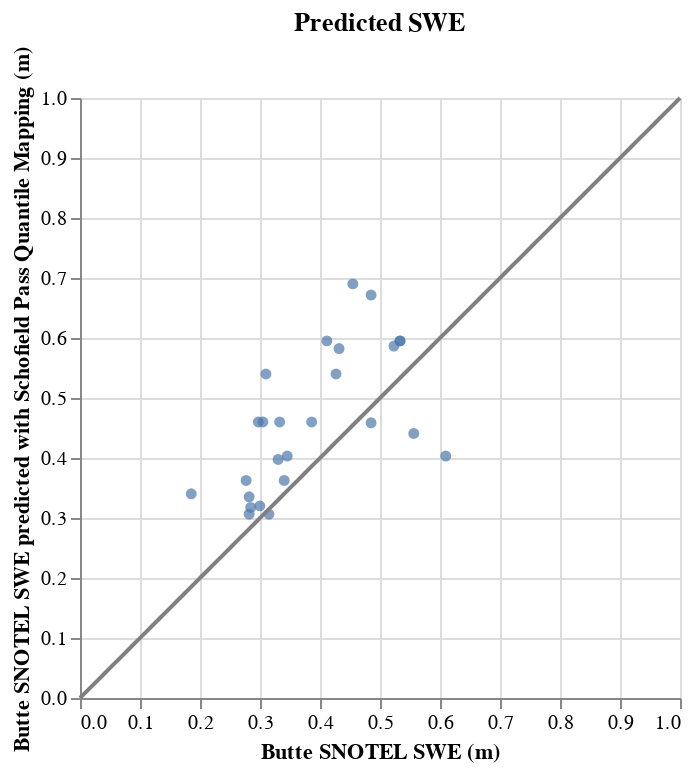

The notebook cell this image was saved under:
### Code cell
data2 = {'x': np.linspace(0,1,100),
        'y': np.linspace(0,1,100)}
df_lin2 = pd.DataFrame(data2)
    
line2 = alt.Chart(df_lin2).mark_line().encode(
    alt.X('x:Q'),
    alt.Y('y:Q'),
    color=alt.value("#808080")
)

station_predict = alt.Chart(site1_compare).mark_circle().encode(
        x = alt.X('station_swe').title('Butte SNOTEL SWE (m)'), #.axis(values=[-5,-4,-3,-2,-1,0,1,2,3,4,5]),
        y = alt.Y('pred_quant').title('Butte SNOTEL SWE predicted with Schofield Pass Quantile Mapping (m)') #.axis(values=[-5,-4,-3,-2,-1,0,1,2,3,4,5]).scale(domain=[-5,5]).scale(domain=[0,2500]),
    ).properties(title='Predicted SWE')

combined = (station_predict + line2)

combined

### Figure 1 — Vega specification as saved in the notebook (floating-point values rounded to 4 significant figures)
{"$schema": "https://vega.github.io/schema/vega/v5.json", "data": [{"name": "source_1", "values": [{"x": 0.0, "y": 0.0}, {"x": 0.0101, "y": 0.0101}, {"x": 0.0202, "y": 0.0202}, {"x": 0.0303, "y": 0.0303}, {"x": 0.0404, "y": 0.0404}, {"x": 0.05051, "y": 0.05051}, {"x": 0.06061, "y": 0.06061}, {"x": 0.07071, "y": 0.07071}, {"x": 0.08081, "y": 0.08081}, {"x": 0.09091, "y": 0.09091}, {"x": 0.101, "y": 0.101}, {"x": 0.1111, "y": 0.1111}, {"x": 0.1212, "y": 0.1212}, {"x": 0.1313, "y": 0.1313}, {"x": 0.1414, "y": 0.1414}, {"x": 0.1515, "y": 0.1515}, {"x": 0.1616, "y": 0.1616}, {"x": 0.1717, "y": 0.1717}, {"x": 0.1818, "y": 0.1818}, {"x": 0.1919, "y": 0.1919}, {"x": 0.202, "y": 0.202}, {"x": 0.2121, "y": 0.2121}, {"x": 0.2222, "y": 0.2222}, {"x": 0.2323, "y": 0.2323}, {"x": 0.2424, "y": 0.2424}, {"x": 0.2525, "y": 0.2525}, {"x": 0.2626, "y": 0.2626}, {"x": 0.2727, "y": 0.2727}, {"x": 0.2828, "y": 0.2828}, {"x": 0.2929, "y": 0.2929}, {"x": 0.303, "y": 0.303}, {"x": 0.3131, "y": 0.3131}, {"x": 0.3232, "y": 0.3232}, {"x": 0.3333, "y": 0.3333}, {"x": 0.3434, "y": 0.3434}, {"x": 0.3535, "y": 0.3535}, {"x": 0.3636, "y": 0.3636}, {"x": 0.3737, "y": 0.3737}, {"x": 0.3838, "y": 0.3838}, {"x": 0.3939, "y": 0.3939}, {"x": 0.404, "y": 0.404}, {"x": 0.4141, "y": 0.4141}, {"x": 0.4242, "y": 0.4242}, {"x": 0.4343, "y": 0.4343}, {"x": 0.4444, "y": 0.4444}, {"x": 0.4545, "y": 0.4545}, {"x": 0.4646, "y": 0.4646}, {"x": 0.4747, "y": 0.4747}, {"x": 0.4848, "y": 0.4848}, {"x": 0.4949, "y": 0.4949}, {"x": 0.5051, "y": 0.5051}, {"x": 0.5152, "y": 0.5152}, {"x": 0.5253, "y": 0.5253}, {"x": 0.5354, "y": 0.5354}, {"x": 0.5455, "y": 0.5455}, {"x": 0.5556, "y": 0.5556}, {"x": 0.5657, "y": 0.5657}, {"x": 0.5758, "y": 0.5758}, {"x": 0.5859, "y": 0.5859}, {"x": 0.596, "y": 0.596}, {"x": 0.6061, "y": 0.6061}, {"x": 0.6162, "y": 0.6162}, {"x": 0.6263, "y": 0.6263}, {"x": 0.6364, "y": 0.6364}, {"x": 0.6465, "y": 0.6465}, {"x": 0.6566, "y": 0.6566}, {"x": 0.6667, "y": 0.6667}, {"x": 0.6768, "y": 0.6768}, {"x": 0.6869, "y": 0.6869}, {"x": 0.697, "y": 0.697}, {"x": 0.7071, "y": 0.7071}, {"x": 0.7172, "y": 0.7172}, {"x": 0.7273, "y": 0.7273}, {"x": 0.7374, "y": 0.7374}, {"x": 0.7475, "y": 0.7475}, {"x": 0.7576, "y": 0.7576}, {"x": 0.7677, "y": 0.7677}, {"x": 0.7778, "y": 0.7778}, {"x": 0.7879, "y": 0.7879}, {"x": 0.798, "y": 0.798}, {"x": 0.8081, "y": 0.8081}, {"x": 0.8182, "y": 0.8182}, {"x": 0.8283, "y": 0.8283}, {"x": 0.8384, "y": 0.8384}, {"x": 0.8485, "y": 0.8485}, {"x": 0.8586, "y": 0.8586}, {"x": 0.8687, "y": 0.8687}, {"x": 0.8788, "y": 0.8788}, {"x": 0.8889, "y": 0.8889}, {"x": 0.899, "y": 0.899}, {"x": 0.9091, "y": 0.9091}, {"x": 0.9192, "y": 0.9192}, {"x": 0.9293, "y": 0.9293}, {"x": 0.9394, "y": 0.9394}, {"x": 0.9495, "y": 0.9495}, {"x": 0.9596, "y": 0.9596}, {"x": 0.9697, "y": 0.9697}, {"x": 0.9798, "y": 0.9798}, {"x": 0.9899, "y": 0.9899}, {"x": 1.0, "y": 1.0}]}, {"name": "source_0", "values": [{"pred_quant": 0.3404, "station_swe": 0.1854}, {"pred_quant": 0.3064, "station_swe": 0.315}, {"pred_quant": 0.46, "station_swe": 0.2972}, {"pred_quant": 0.4032, "station_swe": 0.6096}, {"pred_quant": 0.3202, "station_swe": 0.2997}, {"pred_quant": 0.5866, "station_swe": 0.5232}, {"pred_quant": 0.5952, "station_swe": 0.5334}, {"pred_quant": 0.4586, "station_swe": 0.4851}, {"pred_quant": 0.54, "station_swe": 0.3099}, {"pred_quant": 0.3976, "station_swe": 0.3302}, {"pred_quant": 0.3626, "station_swe": 0.2769}, {"pred_quant": 0.3626, "station_swe": 0.3404}, {"pred_quant": 0.3176, "station_swe": 0.2845}, {"pred_quant": 0.6902, "station_swe": 0.4547}, {"pred_quant": 0.46, "station_swe": 0.3861}, {"pred_quant": 0.3354, "station_swe": 0.2819}, {"pred_quant": 0.441, "station_swe": 0.5563}, {"pred_quant": 0.54, "station_swe": 0.4267}, {"pred_quant": 0.46, "station_swe": 0.3048}, {"pred_quant": 0.5824, "station_swe": 0.4318}, {"pred_quant": 0.5952, "station_swe": 0.4115}, {"pred_quant": 0.3064, "station_swe": 0.2819}, {"pred_quant": 0.46, "station_swe": 0.3327}, {"pred_quant": 0.5952, "station_swe": 0.5334}, {"pred_quant": 0.6716, "station_swe": 0.4851}, {"pred_quant": 0.4032, "station_swe": 0.3454}]}], "marks": [{"type": "symbol", "name": "layer_0_marks", "from": {"data": "source_0"}, "encode": {"update": {"opacity": {"value": 0.7}, "x": {"field": "station_swe", "scale": "x"}, "fill": {"value": "#4c78a8"}, "y": {"field": "pred_quant", "scale": "y"}, "shape": {"value": "circle"}}}, "style": ["circle"]}, {"type": "line", "name": "layer_1_marks", "from": {"data": "source_1"}, "sort": {"field": "datum[\"x\"]"}, "encode": {"update": {"y": {"field": "y", "scale": "y"}, "stroke": {"value": "#808080"}, "x": {"field": "x", "scale": "x"}, "defined": {"signal": "isValid(datum[\"x\"]) && isFinite(+datum[\"x\"]) && isValid(datum[\"y\"]) && isFinite(+datum[\"y\"])"}}}, "style": ["line"]}], "scales": [{"name": "x", "type": "linear", "domain": {"fields": [{"data": "source_0", "field": "station_swe"}, {"data": "source_1", "field": "x"}]}, "range": [0, {"signal": "width"}], "nice": true, "zero": true}, {"name": "y", "type": "linear", "domain": {"fields": [{"data": "source_0", "field": "pred_quant"}, {"data": "source_1", "field": "y"}]}, "range": [{"signal": "height"}, 0], "nice": true, "zero": true}], "axes": [{"scale": "x", "grid": true, "gridScale": "y", "labels": false, "minExtent": 0, "orient": "bottom", "maxExtent": 0, "tickCount": {"signal": "ceil(width/40)"}, "domain": false, "aria": false, "zindex": 0, "ticks": false}, {"scale": "y", "minExtent": 0, "gridScale": "x", "maxExtent": 0, "ticks": false, "grid": true, "orient": "left", "domain": false, "tickCount": {"signal": "ceil(height/40)"}, "aria": false, "zindex": 0, "labels": false}, {"scale": "x", "tickCount": {"signal": "ceil(width/40)"}, "labelOverlap": true, "orient": "bottom", "zindex": 0, "grid": false, "labelFlush": true, "title": "Butte SNOTEL SWE (m)"}, {"scale": "y", "labelOverlap": true, "title": "Butte SNOTEL SWE predicted with Schofield Pass Quantile Mapping (m)", "grid": false, "tickCount": {"signal": "ceil(height/40)"}, "zindex": 0, "orient": "left"}], "title": {"text": "Predicted SWE", "frame": "group"}, "style": "cell", "padding": 5, "width": 300, "background": "white", "height": 300}
